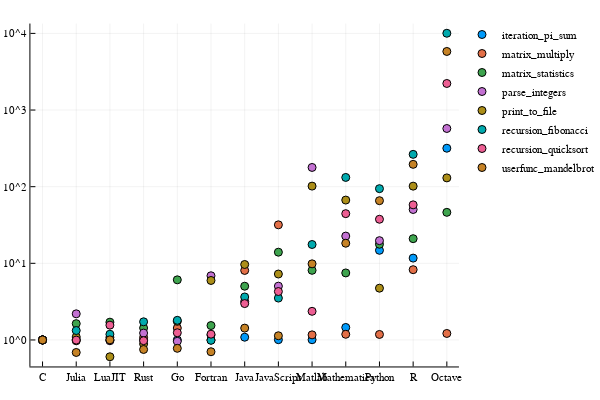

Notebook source saved alongside this figure:
### Code cell
p = @df benchmarks Plots.plot(:language, :normtime, group=:benchmark, m=:circle, l=false, yscale=:log10, legend=:best, seriestype=:scatter)

### Figure 1 — Plotly figure (JSON) as saved in the notebook; plotly's stock layout.template omitted (floating-point values rounded to 4 significant figures)
{"data": [{"colorbar": {"title": ""}, "hoverinfo": "text", "legendgroup": "iteration_pi_sum", "marker": {"color": "rgba(0, 154, 250, 1.000)", "line": {"color": "rgba(0, 0, 0, 1.000)", "width": 1}, "size": 8, "symbol": "circle"}, "mode": "markers", "name": "iteration_pi_sum", "showlegend": true, "text": [null, null, null, null, null, null, null, null, null, null, null, null, null], "type": "scatter", "x": [0.5, 1.5, 2.5, 3.5, 4.5, 5.5, 6.5, 7.5, 8.5, 9.5, 10.5, 11.5, 12.5], "xaxis": "x1", "y": [1, 1.011, 1.0, 1.0, 1.0, 1.0, 1.086, 1.008, 1.007, 1.457, 14.78, 11.69, 317.6], "yaxis": "y1", "zmax": 0.1, "zmin": -0.1}, {"colorbar": {"title": ""}, "hoverinfo": "text", "legendgroup": "matrix_multiply", "marker": {"color": "rgba(227, 111, 71, 1.000)", "line": {"color": "rgba(0, 0, 0, 1.000)", "width": 1}, "size": 8, "symbol": "circle"}, "mode": "markers", "name": "matrix_multiply", "showlegend": true, "text": [null, null, null, null, null, null, null, null, null, null, null, null, null], "type": "scatter", "x": [0.5, 1.5, 2.5, 3.5, 4.5, 5.5, 6.5, 7.5, 8.5, 9.5, 10.5, 11.5, 12.5], "xaxis": "x1", "y": [1, 0.9755, 1.081, 1.078, 1.43, 1.158, 8.074, 31.77, 1.165, 1.186, 1.18, 8.262, 1.216], "yaxis": "y1", "zmax": 0.1, "zmin": -0.1}, {"colorbar": {"title": ""}, "hoverinfo": "text", "legendgroup": "matrix_statistics", "marker": {"color": "rgba(62, 164, 78, 1.000)", "line": {"color": "rgba(0, 0, 0, 1.000)", "width": 1}, "size": 8, "symbol": "circle"}, "mode": "markers", "name": "matrix_statistics", "showlegend": true, "text": [null, null, null, null, null, null, null, null, null, null, null, null, null], "type": "scatter", "x": [0.5, 1.5, 2.5, 3.5, 4.5, 5.5, 6.5, 7.5, 8.5, 9.5, 10.5, 11.5, 12.5], "xaxis": "x1", "y": [1, 1.633, 1.707, 1.435, 6.09, 1.542, 5.029, 13.98, 8.098, 7.494, 17.73, 20.98, 46.24], "yaxis": "y1", "zmax": 0.1, "zmin": -0.1}, {"colorbar": {"title": ""}, "hoverinfo": "text", "legendgroup": "parse_integers", "marker": {"color": "rgba(195, 113, 210, 1.000)", "line": {"color": "rgba(0, 0, 0, 1.000)", "width": 1}, "size": 8, "symbol": "circle"}, "mode": "markers", "name": "parse_integers", "showlegend": true, "text": [null, null, null, null, null, null, null, null, null, null, null, null, null], "type": "scatter", "x": [0.5, 1.5, 2.5, 3.5, 4.5, 5.5, 6.5, 7.5, 8.5, 9.5, 10.5, 11.5, 12.5], "xaxis": "x1", "y": [1, 2.193, 0.9773, 1.229, 0.9604, 6.879, 3.171, 5.038, 178.2, 22.66, 19.77, 50.38, 574.4], "yaxis": "y1", "zmax": 0.1, "zmin": -0.1}, {"colorbar": {"title": ""}, "hoverinfo": "text", "legendgroup": "print_to_file", "marker": {"color": "rgba(172, 142, 24, 1.000)", "line": {"color": "rgba(0, 0, 0, 1.000)", "width": 1}, "size": 8, "symbol": "circle"}, "mode": "markers", "name": "print_to_file", "showlegend": true, "text": [null, null, null, null, null, null, null, null, null, null, null, null, null], "type": "scatter", "x": [0.5, 1.5, 2.5, 3.5, 4.5, 5.5, 6.5, 7.5, 8.5, 9.5, 10.5, 11.5, 12.5], "xaxis": "x1", "y": [1, 1.095, 0.6038, 0.8878, 1.749, 5.971, 9.653, 7.251, 101.7, 66.9, 4.738, 101.6, 130.2], "yaxis": "y1", "zmax": 0.1, "zmin": -0.1}, {"colorbar": {"title": ""}, "hoverinfo": "text", "legendgroup": "recursion_fibonacci", "marker": {"color": "rgba(0, 170, 174, 1.000)", "line": {"color": "rgba(0, 0, 0, 1.000)", "width": 1}, "size": 8, "symbol": "circle"}, "mode": "markers", "name": "recursion_fibonacci", "showlegend": true, "text": [null, null, null, null, null, null, null, null, null, null, null, null, null], "type": "scatter", "x": [0.5, 1.5, 2.5, 3.5, 4.5, 5.5, 6.5, 7.5, 8.5, 9.5, 10.5, 11.5, 12.5], "xaxis": "x1", "y": [1, 1.327, 1.188, 1.726, 1.804, 0.9883, 3.64, 3.519, 17.6, 132.1, 94.27, 263.9, 10050.0], "yaxis": "y1", "zmax": 0.1, "zmin": -0.1}, {"colorbar": {"title": ""}, "hoverinfo": "text", "legendgroup": "recursion_quicksort", "marker": {"color": "rgba(237, 94, 147, 1.000)", "line": {"color": "rgba(0, 0, 0, 1.000)", "width": 1}, "size": 8, "symbol": "circle"}, "mode": "markers", "name": "recursion_quicksort", "showlegend": true, "text": [null, null, null, null, null, null, null, null, null, null, null, null, null], "type": "scatter", "x": [0.5, 1.5, 2.5, 3.5, 4.5, 5.5, 6.5, 7.5, 8.5, 9.5, 10.5, 11.5, 12.5], "xaxis": "x1", "y": [1, 0.9965, 1.56, 0.9787, 1.242, 1.19, 2.982, 4.287, 2.364, 44.48, 37.58, 57.93, 2221.0], "yaxis": "y1", "zmax": 0.1, "zmin": -0.1}, {"colorbar": {"title": ""}, "hoverinfo": "text", "legendgroup": "userfunc_mandelbrot", "marker": {"color": "rgba(198, 130, 37, 1.000)", "line": {"color": "rgba(0, 0, 0, 1.000)", "width": 1}, "size": 8, "symbol": "circle"}, "mode": "markers", "name": "userfunc_mandelbrot", "showlegend": true, "text": [null, null, null, null, null, null, null, null, null, null, null, null, null], "type": "scatter", "x": [0.5, 1.5, 2.5, 3.5, 4.5, 5.5, 6.5, 7.5, 8.5, 9.5, 10.5, 11.5, 12.5], "xaxis": "x1", "y": [1, 0.6872, 1.004, 0.7514, 0.7781, 0.7019, 1.427, 1.134, 9.843, 18.29, 65.66, 195.6, 5812.0], "yaxis": "y1", "zmax": 0.1, "zmin": -0.1}], "layout": {"annotations": [], "height": 400, "legend": {"bgcolor": "rgba(255, 255, 255, 1.000)", "bordercolor": "rgba(0, 0, 0, 1.000)", "font": {"color": "rgba(0, 0, 0, 1.000)", "family": "sans-serif", "size": 11}, "tracegroupgap": 0, "x": 1, "y": 1}, "margin": {"b": 20, "l": 0, "r": 0, "t": 20}, "paper_bgcolor": "rgba(255, 255, 255, 1.000)", "plot_bgcolor": "rgba(255, 255, 255, 1.000)", "showlegend": true, "width": 600, "xaxis": {"anchor": "y1", "domain": [0.06582, 0.9934], "gridcolor": "rgba(0, 0, 0, 0.100)", "gridwidth": 0.5, "linecolor": "rgba(0, 0, 0, 1.000)", "mirror": false, "range": [0.14, 12.86], "showgrid": true, "showline": true, "showticklabels": true, "tickangle": 0, "tickcolor": "rgb(0, 0, 0)", "tickfont": {"color": "rgba(0, 0, 0, 1.000)", "family": "sans-serif", "size": 11}, "tickmode": "array", "ticks": "inside", "ticktext": ["C", "Julia", "LuaJIT", "Rust", "Rust", "Go", "Fortran", "Java", "JavaScript", "Matlab", "Mathematica", "Mathematica", "Python", "R", "Octave"], "tickvals": [0.5, 1.5, 2.5, 3.5, 3.5, 4.5, 5.5, 6.5, 7.5, 8.5, 9.5, 9.5, 10.5, 11.5, 12.5], "title": "", "titlefont": {"color": "rgba(0, 0, 0, 1.000)", "family": "sans-serif", "size": 15}, "type": "-", "visible": true, "zeroline": false, "zerolinecolor": "rgba(0, 0, 0, 1.000)"}, "yaxis": {"anchor": "x1", "domain": [0.03762, 0.9902], "gridcolor": "rgba(0, 0, 0, 0.100)", "gridwidth": 0.5, "linecolor": "rgba(0, 0, 0, 1.000)", "mirror": false, "range": [-0.3457, 4.129], "showgrid": true, "showline": true, "showticklabels": true, "tickangle": 0, "tickcolor": "rgb(0, 0, 0)", "tickfont": {"color": "rgba(0, 0, 0, 1.000)", "family": "sans-serif", "size": 11}, "tickmode": "array", "ticks": "inside", "ticktext": ["10^0", "10^1", "10^2", "10^3", "10^4"], "tickvals": [1, 10, 100, 1000, 10000], "title": "", "titlefont": {"color": "rgba(0, 0, 0, 1.000)", "family": "sans-serif", "size": 15}, "type": "log", "visible": true, "zeroline": false, "zerolinecolor": "rgba(0, 0, 0, 1.000)"}}}
